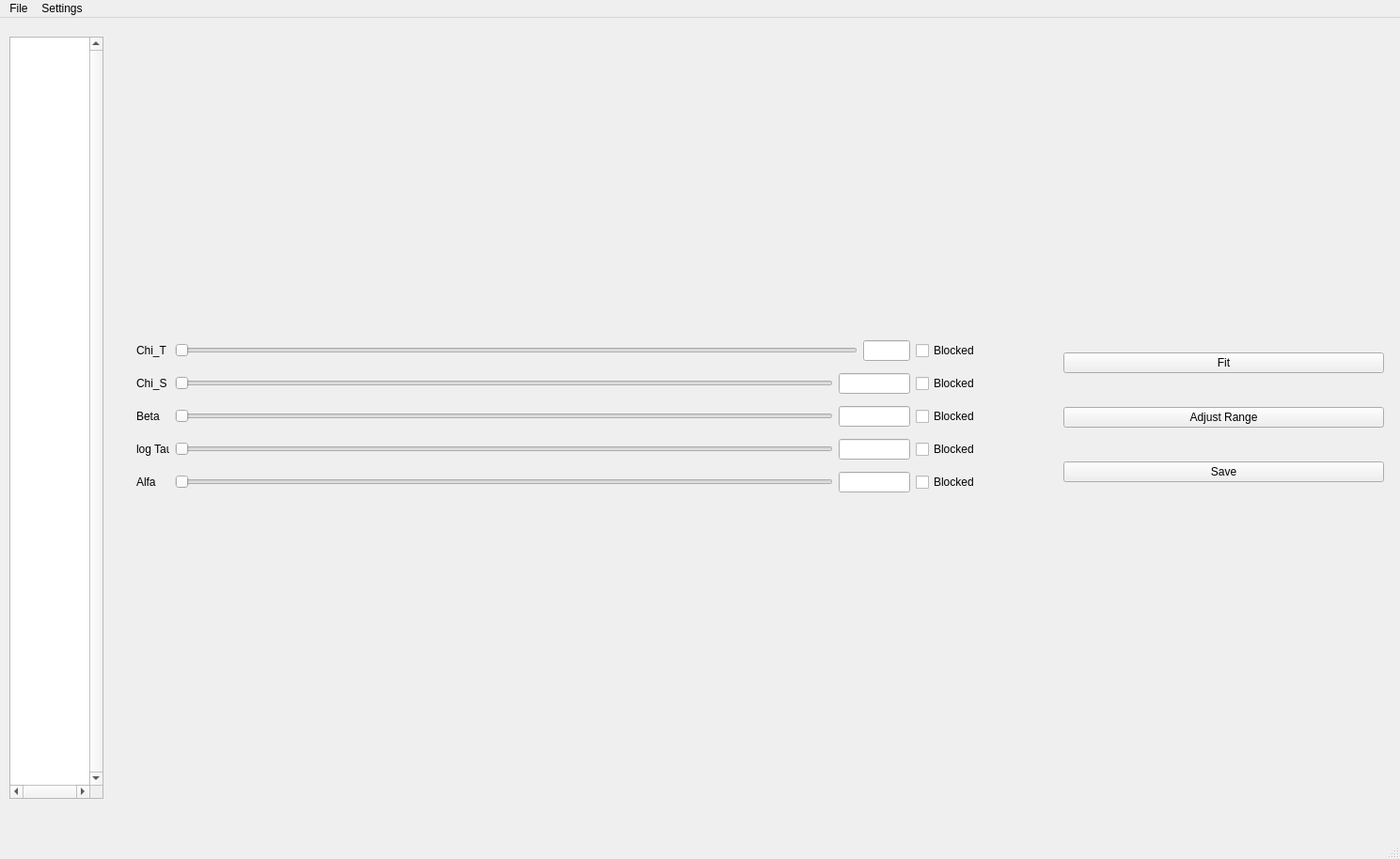
<?xml version="1.0" encoding="UTF-8"?>
<ui version="4.0">
 <class>MainWindow</class>
 <widget class="QMainWindow" name="MainWindow">
  <property name="geometry">
   <rect>
    <x>0</x>
    <y>0</y>
    <width>1489</width>
    <height>914</height>
   </rect>
  </property>
  <property name="sizePolicy">
   <sizepolicy hsizetype="Expanding" vsizetype="Expanding">
    <horstretch>0</horstretch>
    <verstretch>0</verstretch>
   </sizepolicy>
  </property>
  <property name="minimumSize">
   <size>
    <width>2</width>
    <height>2</height>
   </size>
  </property>
  <property name="windowTitle">
   <string>MainWindow</string>
  </property>
  <widget class="QWidget" name="centralwidget">
   <widget class="QWidget" name="layoutWidget">
    <property name="geometry">
     <rect>
      <x>10</x>
      <y>20</y>
      <width>1471</width>
      <height>811</height>
     </rect>
    </property>
    <layout class="QHBoxLayout" name="horizontalLayout">
     <item>
      <layout class="QGridLayout" name="gridLayout">
       <item row="0" column="0">
        <widget class="QTreeView" name="Model">
         <property name="sizePolicy">
          <sizepolicy hsizetype="Expanding" vsizetype="Expanding">
           <horstretch>0</horstretch>
           <verstretch>0</verstretch>
          </sizepolicy>
         </property>
         <property name="minimumSize">
          <size>
           <width>100</width>
           <height>0</height>
          </size>
         </property>
         <property name="maximumSize">
          <size>
           <width>400</width>
           <height>16777215</height>
          </size>
         </property>
         <property name="frameShape">
          <enum>QFrame::StyledPanel</enum>
         </property>
         <property name="verticalScrollBarPolicy">
          <enum>Qt::ScrollBarAlwaysOn</enum>
         </property>
         <property name="horizontalScrollBarPolicy">
          <enum>Qt::ScrollBarAlwaysOn</enum>
         </property>
         <property name="sizeAdjustPolicy">
          <enum>QAbstractScrollArea::AdjustToContents</enum>
         </property>
         <property name="textElideMode">
          <enum>Qt::ElideNone</enum>
         </property>
         <property name="horizontalScrollMode">
          <enum>QAbstractItemView::ScrollPerItem</enum>
         </property>
         <property name="autoExpandDelay">
          <number>-1</number>
         </property>
         <property name="indentation">
          <number>10</number>
         </property>
         <property name="sortingEnabled">
          <bool>false</bool>
         </property>
         <property name="allColumnsShowFocus">
          <bool>false</bool>
         </property>
         <property name="wordWrap">
          <bool>false</bool>
         </property>
         <property name="headerHidden">
          <bool>true</bool>
         </property>
         <attribute name="headerVisible">
          <bool>false</bool>
         </attribute>
         <attribute name="headerMinimumSectionSize">
          <number>50</number>
         </attribute>
         <attribute name="headerDefaultSectionSize">
          <number>250</number>
         </attribute>
         <attribute name="headerStretchLastSection">
          <bool>true</bool>
         </attribute>
        </widget>
       </item>
       <item row="0" column="1">
        <widget class="QStackedWidget" name="WorkingSpace">
         <property name="sizePolicy">
          <sizepolicy hsizetype="Expanding" vsizetype="Expanding">
           <horstretch>1</horstretch>
           <verstretch>1</verstretch>
          </sizepolicy>
         </property>
         <property name="currentIndex">
          <number>0</number>
         </property>
         <widget class="QWidget" name="fit2Dpage">
          <property name="sizePolicy">
           <sizepolicy hsizetype="Expanding" vsizetype="Expanding">
            <horstretch>1</horstretch>
            <verstretch>1</verstretch>
           </sizepolicy>
          </property>
          <layout class="QVBoxLayout" name="verticalLayout">
           <item>
            <layout class="QHBoxLayout" name="UpperPlots"/>
           </item>
           <item>
            <spacer name="verticalSpacer">
             <property name="orientation">
              <enum>Qt::Vertical</enum>
             </property>
             <property name="sizeType">
              <enum>QSizePolicy::Fixed</enum>
             </property>
             <property name="sizeHint" stdset="0">
              <size>
               <width>1</width>
               <height>1</height>
              </size>
             </property>
            </spacer>
           </item>
           <item>
            <layout class="QHBoxLayout" name="MainPlot"/>
           </item>
           <item>
            <spacer name="verticalSpacer_2">
             <property name="orientation">
              <enum>Qt::Vertical</enum>
             </property>
             <property name="sizeType">
              <enum>QSizePolicy::Fixed</enum>
             </property>
             <property name="sizeHint" stdset="0">
              <size>
               <width>1</width>
               <height>1</height>
              </size>
             </property>
            </spacer>
           </item>
           <item>
            <layout class="QVBoxLayout" name="verticalLayout_2"/>
           </item>
           <item>
            <layout class="QHBoxLayout" name="horizontalLayout_4">
             <property name="sizeConstraint">
              <enum>QLayout::SetMinAndMaxSize</enum>
             </property>
             <item>
              <widget class="QStackedWidget" name="modelControl">
               <property name="maximumSize">
                <size>
                 <width>1000</width>
                 <height>200</height>
                </size>
               </property>
               <property name="currentIndex">
                <number>0</number>
               </property>
               <widget class="QWidget" name="pageModelSingleRelax">
                <property name="maximumSize">
                 <size>
                  <width>16777215</width>
                  <height>744</height>
                 </size>
                </property>
                <widget class="QWidget" name="horizontalLayoutWidget">
                 <property name="geometry">
                  <rect>
                   <x>20</x>
                   <y>10</y>
                   <width>897</width>
                   <height>176</height>
                  </rect>
                 </property>
                 <layout class="QVBoxLayout" name="parameters">
                  <item>
                   <layout class="QHBoxLayout" name="chiTLayout">
                    <item>
                     <widget class="QLabel" name="label_8">
                      <property name="minimumSize">
                       <size>
                        <width>35</width>
                        <height>0</height>
                       </size>
                      </property>
                      <property name="text">
                       <string>Chi_T</string>
                      </property>
                     </widget>
                    </item>
                    <item>
                     <widget class="QSlider" name="horizontalSlider_ChiT">
                      <property name="minimumSize">
                       <size>
                        <width>700</width>
                        <height>0</height>
                       </size>
                      </property>
                      <property name="tracking">
                       <bool>true</bool>
                      </property>
                      <property name="orientation">
                       <enum>Qt::Horizontal</enum>
                      </property>
                     </widget>
                    </item>
                    <item>
                     <widget class="QLineEdit" name="lineEdit_ChiT">
                      <property name="minimumSize">
                       <size>
                        <width>0</width>
                        <height>0</height>
                       </size>
                      </property>
                      <property name="maximumSize">
                       <size>
                        <width>50</width>
                        <height>16777215</height>
                       </size>
                      </property>
                     </widget>
                    </item>
                    <item>
                     <widget class="QCheckBox" name="checkBox_ChiT">
                      <property name="text">
                       <string>Blocked</string>
                      </property>
                     </widget>
                    </item>
                   </layout>
                  </item>
                  <item>
                   <layout class="QHBoxLayout" name="chiSLayout">
                    <item>
                     <widget class="QLabel" name="label_7">
                      <property name="minimumSize">
                       <size>
                        <width>35</width>
                        <height>0</height>
                       </size>
                      </property>
                      <property name="text">
                       <string>Chi_S</string>
                      </property>
                     </widget>
                    </item>
                    <item>
                     <widget class="QSlider" name="horizontalSlider_ChiS">
                      <property name="minimumSize">
                       <size>
                        <width>700</width>
                        <height>0</height>
                       </size>
                      </property>
                      <property name="tracking">
                       <bool>true</bool>
                      </property>
                      <property name="orientation">
                       <enum>Qt::Horizontal</enum>
                      </property>
                     </widget>
                    </item>
                    <item>
                     <widget class="QLineEdit" name="lineEdit_ChiS"/>
                    </item>
                    <item>
                     <widget class="QCheckBox" name="checkBox_ChIS">
                      <property name="text">
                       <string>Blocked</string>
                      </property>
                     </widget>
                    </item>
                   </layout>
                  </item>
                  <item>
                   <layout class="QHBoxLayout" name="betaLayout">
                    <item>
                     <widget class="QLabel" name="label_6">
                      <property name="minimumSize">
                       <size>
                        <width>35</width>
                        <height>0</height>
                       </size>
                      </property>
                      <property name="text">
                       <string>Beta</string>
                      </property>
                     </widget>
                    </item>
                    <item>
                     <widget class="QSlider" name="horizontalSlider_Beta">
                      <property name="minimumSize">
                       <size>
                        <width>700</width>
                        <height>0</height>
                       </size>
                      </property>
                      <property name="tracking">
                       <bool>true</bool>
                      </property>
                      <property name="orientation">
                       <enum>Qt::Horizontal</enum>
                      </property>
                     </widget>
                    </item>
                    <item>
                     <widget class="QLineEdit" name="lineEdit_Beta"/>
                    </item>
                    <item>
                     <widget class="QCheckBox" name="checkBox_Beta">
                      <property name="text">
                       <string>Blocked</string>
                      </property>
                     </widget>
                    </item>
                   </layout>
                  </item>
                  <item>
                   <layout class="QHBoxLayout" name="tauLayout">
                    <item>
                     <widget class="QLabel" name="label">
                      <property name="minimumSize">
                       <size>
                        <width>35</width>
                        <height>0</height>
                       </size>
                      </property>
                      <property name="text">
                       <string>log Tau</string>
                      </property>
                     </widget>
                    </item>
                    <item>
                     <widget class="QSlider" name="horizontalSlider_Tau">
                      <property name="minimumSize">
                       <size>
                        <width>700</width>
                        <height>0</height>
                       </size>
                      </property>
                      <property name="tracking">
                       <bool>true</bool>
                      </property>
                      <property name="orientation">
                       <enum>Qt::Horizontal</enum>
                      </property>
                     </widget>
                    </item>
                    <item>
                     <widget class="QLineEdit" name="lineEdit_Tau"/>
                    </item>
                    <item>
                     <widget class="QCheckBox" name="checkBox_Tau">
                      <property name="text">
                       <string>Blocked</string>
                      </property>
                     </widget>
                    </item>
                   </layout>
                  </item>
                  <item>
                   <layout class="QHBoxLayout" name="alfaLayout">
                    <item>
                     <widget class="QLabel" name="Alpha">
                      <property name="minimumSize">
                       <size>
                        <width>35</width>
                        <height>0</height>
                       </size>
                      </property>
                      <property name="text">
                       <string>Alfa</string>
                      </property>
                     </widget>
                    </item>
                    <item>
                     <widget class="QSlider" name="horizontalSlider_Alpha">
                      <property name="minimumSize">
                       <size>
                        <width>700</width>
                        <height>0</height>
                       </size>
                      </property>
                      <property name="tracking">
                       <bool>true</bool>
                      </property>
                      <property name="orientation">
                       <enum>Qt::Horizontal</enum>
                      </property>
                     </widget>
                    </item>
                    <item>
                     <widget class="QLineEdit" name="lineEdit_Alpha"/>
                    </item>
                    <item>
                     <widget class="QCheckBox" name="checkBox_Alpha">
                      <property name="text">
                       <string>Blocked</string>
                      </property>
                     </widget>
                    </item>
                   </layout>
                  </item>
                 </layout>
                </widget>
               </widget>
               <widget class="QWidget" name="pageModelDoubleRelax"/>
              </widget>
             </item>
             <item>
              <layout class="QVBoxLayout" name="verticalLayout_3">
               <item>
                <widget class="QPushButton" name="pushButtonFit">
                 <property name="text">
                  <string>Fit</string>
                 </property>
                </widget>
               </item>
               <item>
                <widget class="QPushButton" name="pushButtonSetRange">
                 <property name="text">
                  <string>Adjust Range</string>
                 </property>
                </widget>
               </item>
               <item>
                <widget class="QPushButton" name="pushButtonSave">
                 <property name="text">
                  <string>Save</string>
                 </property>
                </widget>
               </item>
              </layout>
             </item>
            </layout>
           </item>
          </layout>
         </widget>
         <widget class="QWidget" name="fit3Dpage">
          <layout class="QHBoxLayout" name="horizontalLayout_5">
           <item>
            <layout class="QHBoxLayout" name="PanelContainer">
             <item>
              <layout class="QVBoxLayout" name="LeftPanel"/>
             </item>
             <item>
              <layout class="QVBoxLayout" name="RightPanel"/>
             </item>
            </layout>
           </item>
          </layout>
         </widget>
         <widget class="QWidget" name="dataInspect">
          <layout class="QHBoxLayout" name="horizontalLayout_3">
           <item>
            <layout class="QVBoxLayout" name="inspectLayout">
             <item>
              <layout class="QGridLayout" name="inspectPlots"/>
             </item>
            </layout>
           </item>
          </layout>
         </widget>
        </widget>
       </item>
      </layout>
     </item>
    </layout>
   </widget>
  </widget>
  <widget class="QMenuBar" name="menubar">
   <property name="geometry">
    <rect>
     <x>0</x>
     <y>0</y>
     <width>1489</width>
     <height>21</height>
    </rect>
   </property>
   <widget class="QMenu" name="menuFile">
    <property name="title">
     <string>File</string>
    </property>
    <addaction name="actionSave"/>
    <addaction name="actionLoad"/>
    <addaction name="actionImport"/>
   </widget>
   <widget class="QMenu" name="menuSettings">
    <property name="title">
     <string>Settings</string>
    </property>
   </widget>
   <addaction name="menuFile"/>
   <addaction name="menuSettings"/>
  </widget>
  <widget class="QStatusBar" name="statusbar"/>
  <action name="actionSave">
   <property name="text">
    <string>Save</string>
   </property>
  </action>
  <action name="actionLoad">
   <property name="text">
    <string>Load</string>
   </property>
  </action>
  <action name="actionImport">
   <property name="text">
    <string>Import</string>
   </property>
  </action>
 </widget>
 <resources/>
 <connections/>
</ui>
